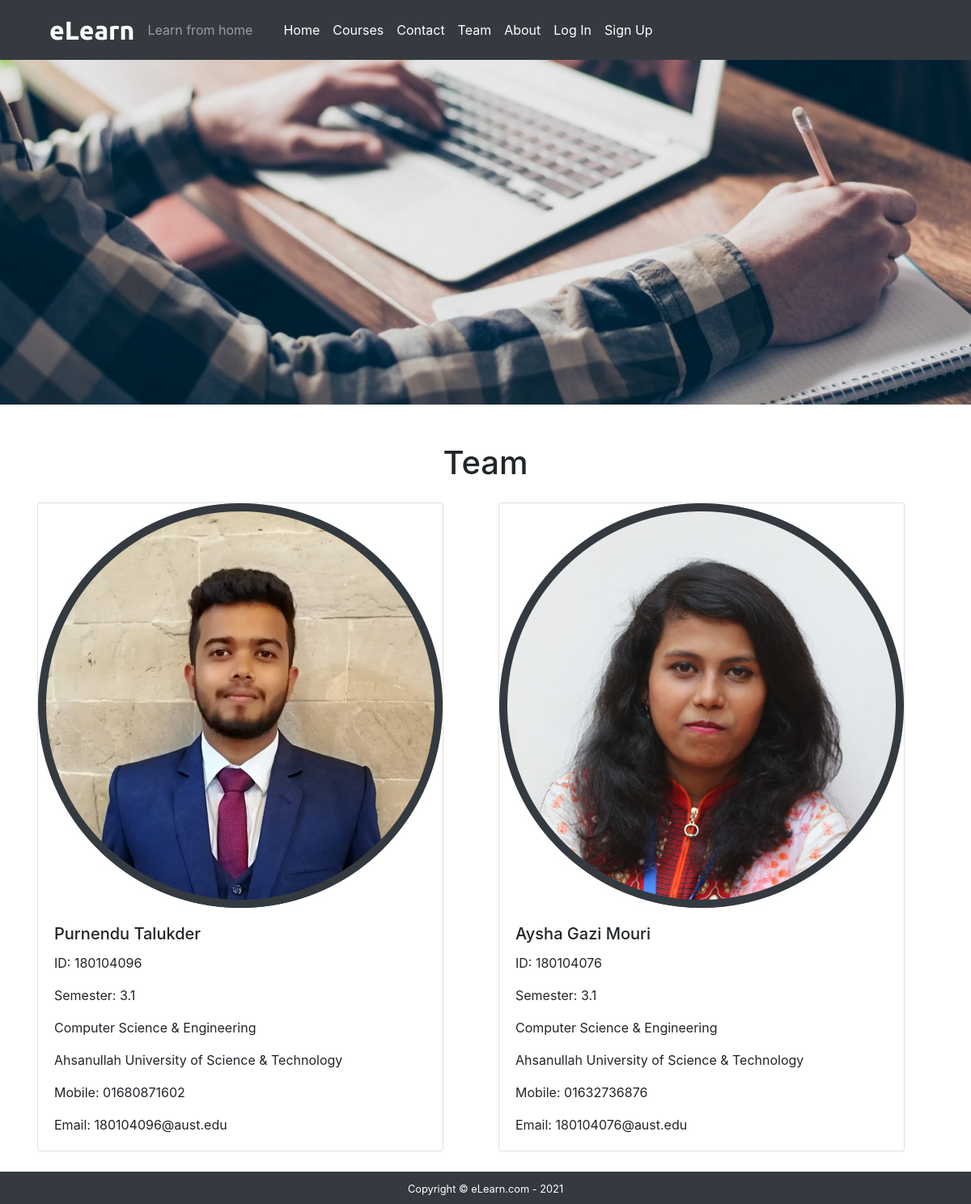
Screenshot of /teampage.php with the database file from the repository.
### tables this page shows
CREATE TABLE `team` (
  `team_id` int(11) NOT NULL,
  `team_name` text NOT NULL,
  `team_roll` text NOT NULL,
  `team_sem` text NOT NULL,
  `team_dept` text NOT NULL,
  `team_varsity` text NOT NULL,
  `team_img` text NOT NULL,
  `team_mobile` text NOT NULL,
  `team_email` text NOT NULL
);

### teampage.php (the view, shortened to what this page needs)
<?php
include('./mainInclude/header.php');
include('./dbConnection.php');
?>
<div class="container-fluid bg dark">
  <div class="row">
    <img src="./image/coursebanner.jpg" alt="courses" style="height: 500px; width: 100%; object-fit: cover;box-shadow: 10px"/>
  </div>
</div>
<div class="container mt-5" >
  <h1 class="text-center">Team</h1>
  <div class="row mt-4">
   <?php
   $sql="SELECT*FROM team";
   $result=$conn->query($sql);
   if($result->num_rows>0){
    while($row=$result->fetch_assoc()){
      echo '<div class="col-sm mb-4">
      <a class="btn" style="text-align: left; padding: 0px; margin: 0px;">
  <div class="card">
    <img class="card-img-top" src="'.str_replace('..', '.' ,$row['team_img']).'" alt="Card image cap">
    <div class="card-body">
      <h5 class="card-title">'.$row['team_name'].'</h5>
      <p class="card-text">ID: '.$row['team_roll'].'</p>
      <p class="card-text">Semester: '.$row['team_sem'].'</p>
      <p class="card-text">'.$row['team_dept'].'</p>
      <p class="card-text">'.$row['team_varsity'].'</p>
      <p class="card-text">Mobile: '.$row['team_mobile'].'</p>
      <p class="card-text">Email: '.$row['team_email'].'</p>
    </div>
  </div>
</a>
      </div>
      ';
    }
   }
   ?>
  </div>
</div>
<?php
include('./mainInclude/footer.php');
?>

### rows the page displays
team: team_img (picture), team_name "Purnendu Talukder", team_roll "180104096", team_sem "3.1", team_dept "Computer Science & Engineering", team_varsity "Ahsanullah University of Science & Technology", team_mobile "01680871602", team_email "180104096@aust.edu"
team: team_img (picture), team_name "Aysha Gazi Mouri", team_roll "180104076", team_sem "3.1", team_dept "Computer Science & Engineering", team_varsity "Ahsanullah University of Science & Technology", team_mobile "01632736876", team_email "180104076@aust.edu"
